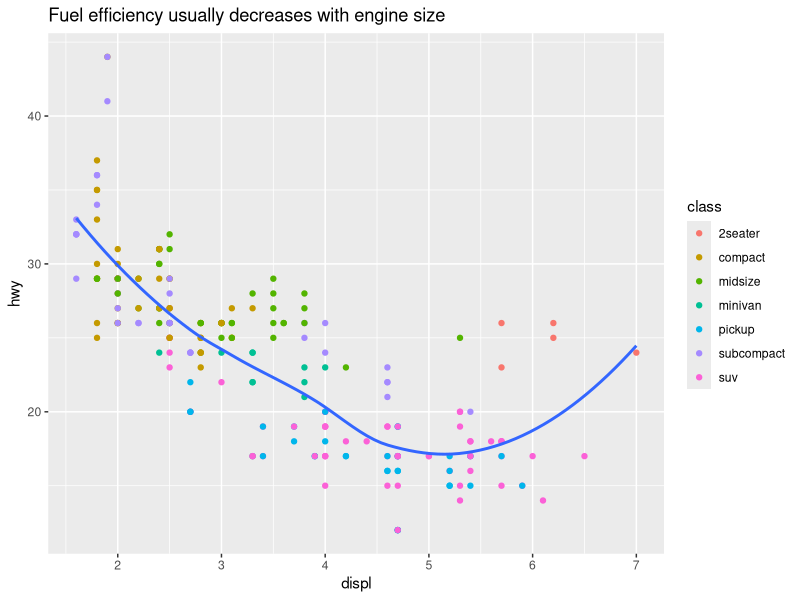
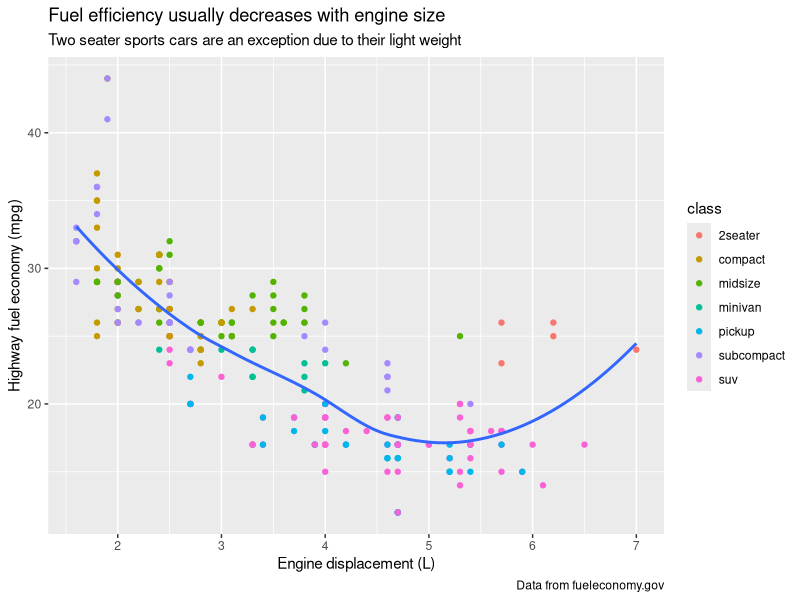
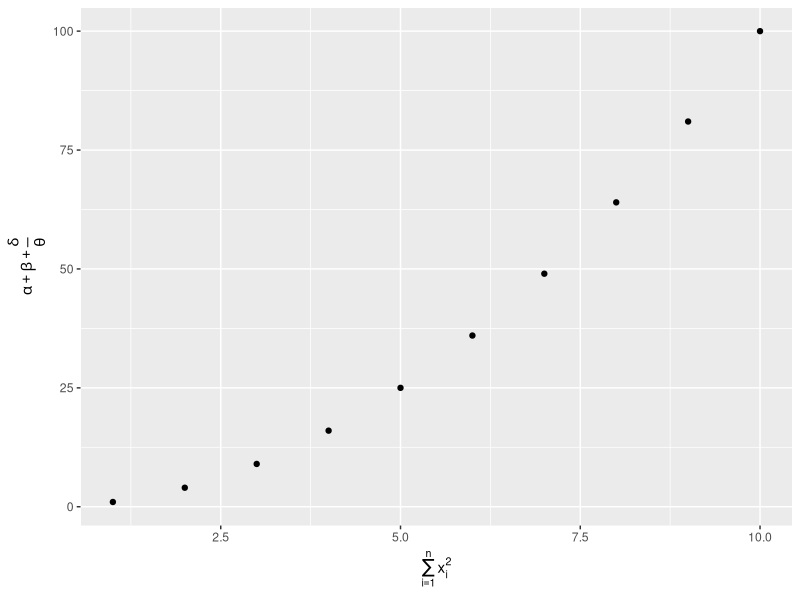
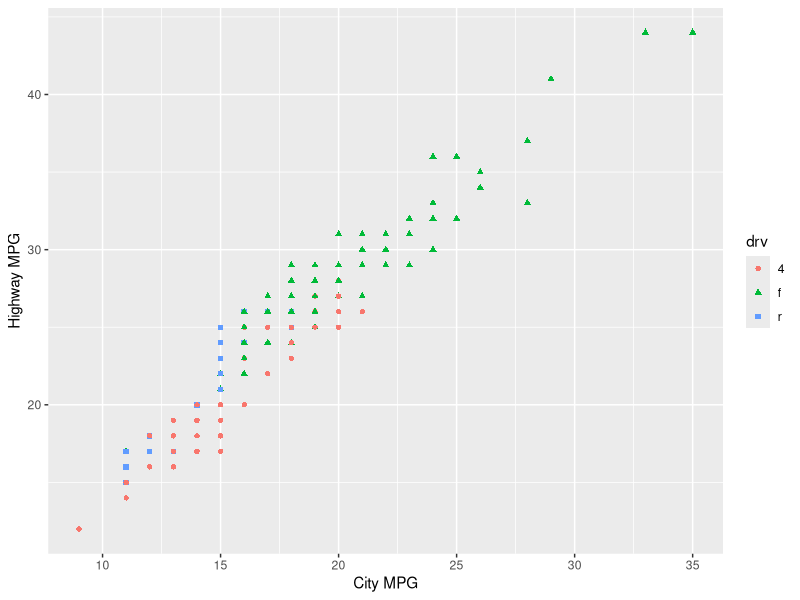
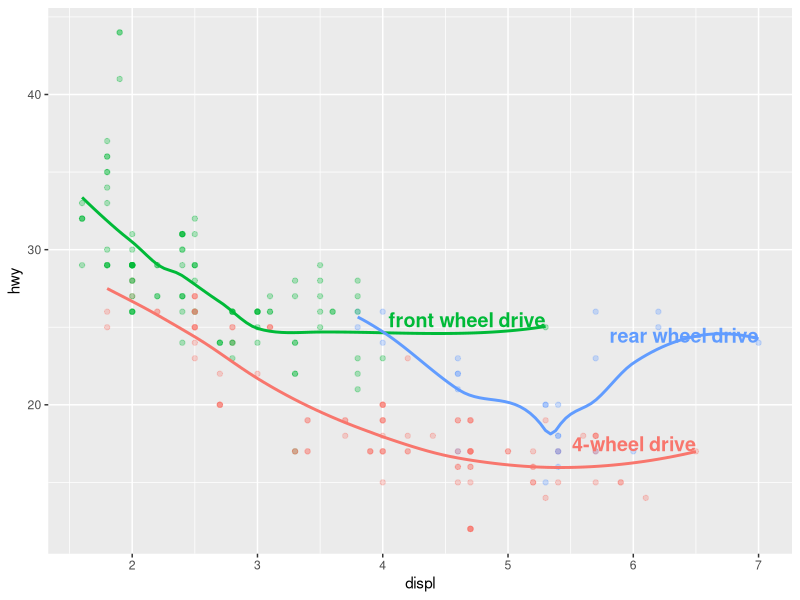
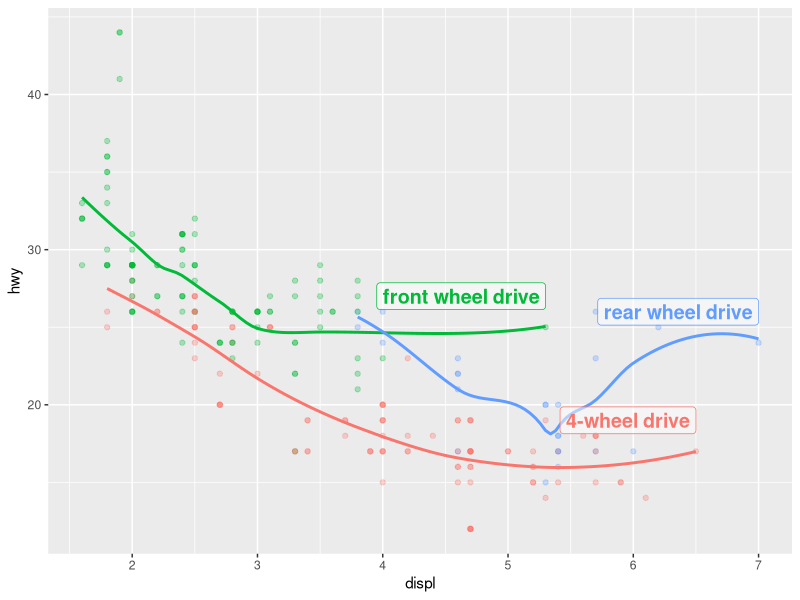
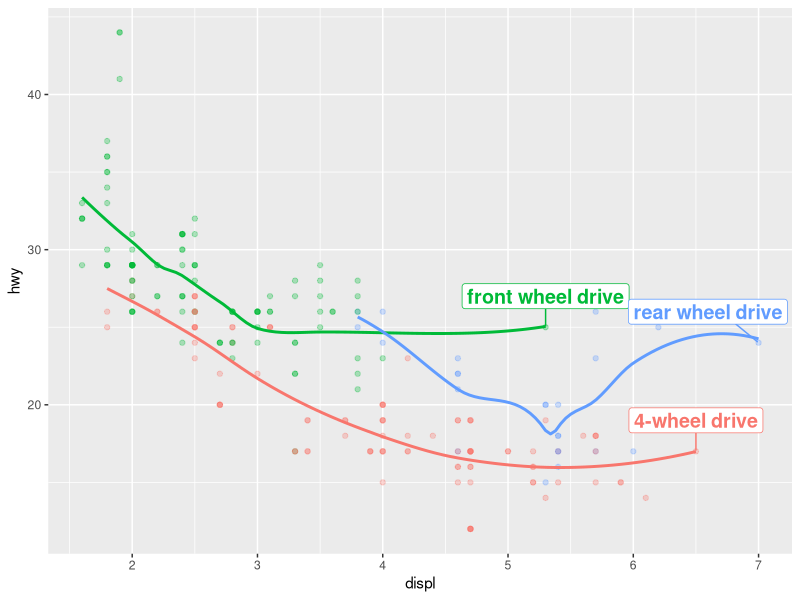
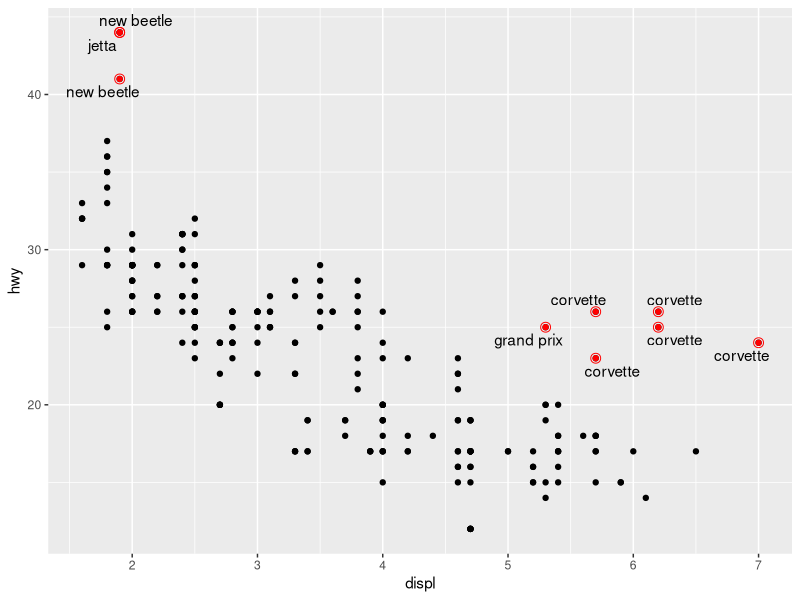

Source code (R) for these figures, in order:
## ---- chunk 1
knitr::opts_chunk$set(echo = TRUE)
library(tidyverse)
library(ggrepel)
library(patchwork)
## ---- chunk 2
ggplot(mpg,
       aes(x = displ, y = hwy)) +
  geom_point(aes(color = class)) +
  geom_smooth(se = FALSE) +
  labs(title = "Fuel efficiency usually decreases with engine size")
## ---- chunk 3
ggplot(mpg,
       aes(x = displ, y = hwy)) +
  geom_point(aes(color = class)) +
  geom_smooth(se = FALSE) +
  labs(title = "Fuel efficiency usually decreases with engine size",
       subtitle = "Two seater sports cars are an exception due to their light weight",
       caption = "Data from fueleconomy.gov",
       x = "Engine displacement (L)",
       y = "Highway fuel economy (mpg)")
## ---- chunk 4
df <- tibble(
  x = 1:10,
  y = x ^ 2
)

ggplot(df, aes(x, y)) +
  geom_point() +
  labs(
    x = quote(sum(x[i] ^ 2, i == 1, n)),
    y = quote(alpha + beta + frac(delta, theta))
  )
## ---- chunk 5
ggplot(mpg,
       aes(x = cty, y = hwy, color = drv, shape = drv)) +
  geom_point() +
  labs(
    x = "City MPG",
    y = "Highway MPG"
  )
## ---- chunk 6
label_info <- mpg|>
  group_by(drv)|>
  arrange(desc(displ))|>
  slice_head(n = 1)|>
  mutate(
    drive_type = case_when(
      drv == "f" ~ "front wheel drive",
      drv == "r" ~ "rear wheel drive",
      drv == "4" ~ "4-wheel drive"
    )
  )|>
  select(displ, hwy, drv, drive_type)

ggplot(mpg,
       aes(x = displ, y = hwy, color = drv)) +
  geom_point(alpha = 0.3) +
  geom_smooth(se = FALSE) +
  geom_text(
    data = label_info,
    aes(x = displ, y = hwy, label = drive_type),
    fontface = "bold", size = 5, hjust = "right", vjust = "bottom"
  ) +
  theme(legend.position = "none")

ggplot(mpg,
       aes(x = displ, y = hwy, color = drv)) +
  geom_point(alpha = 0.3) +
  geom_smooth(se = FALSE) +
  geom_label(
    data = label_info,
    aes(x = displ, y = hwy, label = drive_type),
    fontface = "bold", size = 5, hjust = "right", alpha = 0.5, nudge_y = 2,
  ) +
  theme(legend.position = "none")

ggplot(mpg,
       aes(x = displ, y = hwy, color = drv)) +
  geom_point(alpha = 0.3) +
  geom_smooth(se = FALSE) +
  geom_label_repel(
    data = label_info,
    aes(x = displ, y = hwy, label = drive_type),
    fontface = "bold", size = 5, nudge_y = 2,
  ) +
  theme(legend.position = "none")
## ---- chunk 7
potential_outliers <- mpg|>
  filter(hwy > 40 | (hwy > 20 & displ > 5))

ggplot(mpg, aes(x = displ, y = hwy)) +
  geom_point() +
  geom_text_repel(data = potential_outliers, aes(label = model)) +
  geom_point(data = potential_outliers, color = "red") +
  geom_point(data = potential_outliers, color = "red", size = 3, shape = "circle open")
## ---- chunk 8
label_info <- mpg|>
  summarise(
    displ = max(displ),
    hwy = max(hwy),
    label = "Increasing engine size is \nrelated to decreasing fuel economy."
  )

ggplot(mpg,
       aes(x = displ, y = hwy)) +
  geom_point() +
  geom_text(
    data = label_info,
    aes(label = label),
    vjust = "top", hjust = "right"
  )
## ---- chunk 9
ggplot(mpg,
       aes(x = displ, y = hwy)) +
  geom_point() +
  annotate(
    geom = "text", x = Inf, y = Inf,
    label = "Increasing engine size is \nrelated to descreasing fuel economy.",
    vjust = "top", hjust = "right"
  )
## ---- chunk 10
ggplot(mpg,
       aes(x = displ, y = hwy)) +
  geom_point() +
  geom_smooth() +
  annotate(
    geom = "label", x = 4, y = 38,
    label = "Increasing engine size is \nrelated to decreasing fuel economy.
    \nUpward curve is due to high displacement, \nlight sports cars.",
    hjust = "left", color = "red"
  ) +
  annotate(
    geom = "segment",
    x = 3, y = 35, xend = 5, yend = 25, color = "red",
    arrow = arrow(type = "closed")
  )
## ---- chunk 11
ggplot(mpg,
       aes(x = displ, y = hwy)) +
  geom_point() +
  scale_y_continuous(breaks = seq(15, 40, by = 5))
## ---- chunk 12
ggplot(mpg,
       aes(x = displ, y = hwy)) +
  geom_point() +
  scale_x_continuous(labels = NULL) +
  scale_y_continuous(labels = NULL)
## ---- chunk 13
ggplot(diamonds,
       aes(x = cut, y = price)) +
  geom_boxplot(alpha = 0.05) +
  scale_y_continuous(labels = scales::label_dollar())

ggplot(diamonds,
       aes(x = cut, y = price)) +
  geom_boxplot(alpha = 0.05) +
  scale_y_continuous(
    labels = scales::label_dollar(scale = 1/1000, suffix = "K"),
    breaks = seq(1000, 19000, 6000)
  )
## ---- chunk 14
ggplot(diamonds,
       aes(x = cut, fill = clarity)) +
  geom_bar(position = "fill") +
  scale_y_continuous(
    name = "Percentage",
    labels = scales::label_percent()
  )
## ---- chunk 15
presidential|>
  mutate(id = 33 + row_number())|>
  ggplot(aes(x = start, y = id)) +
  geom_point() +
  geom_segment(aes(xend = end, yend = id)) +
  scale_x_date(name = NULL, breaks = presidential$start, date_labels = "'%y")
## ---- chunk 16
base <- ggplot(mpg, aes(x = displ, y = hwy)) +
  geom_point(aes(color = class))

base + theme(legend.position = "left")
base + theme(legend.position = "top")
base + theme(legend.position = "bottom")
base + theme(legend.position = "right")
base + theme(legend.position = "none")
## ---- chunk 17
ggplot(mpg,
      aes(x = displ, y = hwy)) +
  geom_point(aes(color = class)) +
  geom_smooth(se = FALSE) +
  theme(legend.position = "bottom") +
  guides(color = guide_legend(nrow = 1, override.aes = list(size = 4)))
## ---- chunk 18
ggplot(diamonds,
       aes(x = carat, y = price)) +
  geom_hex()

ggplot(diamonds,
       aes(x = log10(carat), y = log10(price))) +
  geom_hex()

ggplot(diamonds,
       aes(x = carat, y = price)) +
  geom_hex() +
  scale_x_log10() +
  scale_y_log10()
# this is best since it retains the original scale
## ---- chunk 19
ggplot(mpg,
       aes(x = displ, y = hwy)) +
  geom_point(aes(color = drv))

ggplot(mpg,
       aes(x = displ, y = hwy)) +
  geom_point(aes(color = drv)) +
  scale_color_brewer(palette = "Set1")
## ---- chunk 20
ggplot(mpg,
       aes(x =displ, y = hwy)) +
  geom_point(aes(color = drv, shape = drv)) +
  scale_color_brewer(palette = "Set1")
## ---- chunk 21
presidential|>
  mutate(id = 33 + row_number()) |>
  ggplot(aes(x = start, y = id, color = party)) +
  geom_point() +
  geom_segment(aes(xend = end, yend = id)) +
  scale_color_manual(values = c(Republican = "red", Democratic = "blue"))
## ---- chunk 22
df <- tibble(
  x = rnorm(10000),
  y = rnorm(10000)
)

ggplot(df, aes(x, y)) +
  geom_hex() +
  coord_fixed() +
  labs(title = "Default, continuous")

ggplot(df, aes(x, y)) +
  geom_hex() +
  coord_fixed() +
  scale_fill_viridis_c() +
  labs(title = "Viridis, continuous")

ggplot(df, aes(x, y)) +
  geom_hex() +
  coord_fixed() +
  scale_fill_viridis_b() +
  labs(title = "Viridis, binned")
## ---- chunk 23
ggplot(mpg,
       aes(x = displ, y = hwy)) +
  geom_point(aes(color = class)) +
  geom_smooth() +
  coord_cartesian(xlim = c(5,7), ylim = c(10,30))

mpg|>
  filter(displ >=5, displ <= 7, hwy >= 10, hwy <= 30)|>
  ggplot(aes(x = displ, y = hwy)) +
  geom_point(aes(color = class)) +
  geom_smooth()
## ---- chunk 24
suv <- mpg|>
  filter(class == "suv")
compact <- mpg|>
  filter(class == "compact")

ggplot(suv,
       aes(x = displ, y = hwy, color = drv)) +
  geom_point()

ggplot(compact,
       aes(x = displ, y = hwy, color = drv)) +
  geom_point()

x_scale <- scale_x_continuous(limits = range(mpg$displ))
y_scale <- scale_y_continuous(limits = range(mpg$hwy))
col_scale <- scale_color_discrete(limits = unique(mpg$drv))

ggplot(suv,
       aes(x = displ, y = hwy, color = drv)) +
  geom_point() +
  x_scale +
  y_scale +
  col_scale

ggplot(compact,
       aes(x = displ, y = hwy, color = drv)) +
  geom_point() +
  x_scale +
  y_scale +
  col_scale
## ---- chunk 25
ggplot(mpg,
       aes(x = displ, y = hwy)) +
  geom_point(aes(color = class)) +
  geom_smooth(se = FALSE) +
  theme_bw()
## ---- chunk 26
ggplot(mpg,
       aes(x = displ, y = hwy, color = drv)) +
  geom_point() +
  labs(
    title = "Highway mileage decreases as engine size increases",
    caption = "Source: https://fueleconomy.gov"
  ) +
  theme(
    legend.position = c(0.6, 0.7),
    legend.direction = "horizontal",
    legend.box.background = element_rect(colour = "black"),
    plot.title = element_text(face = "bold"),
    plot.title.position = "plot",
    plot.caption.position = "plot",
    plot.caption = element_text(hjust = 0)
  )
## ---- chunk 27
p1 <- ggplot(mpg,
             aes(x = displ, y = hwy)) +
  geom_point() +
  labs(title = "Plot 1")
p2 <- ggplot(mpg,
             aes(x = drv, y = hwy)) +
  geom_boxplot() +
  labs(title = "Plot 2")
p1 + p2

p3 <- ggplot(mpg,
             aes(x = cty, y = hwy)) +
  geom_point() +
  labs(title = "Plot 3")
(p1 | p3) / p2
## ---- chunk 28
p1 <- ggplot(mpg, aes(x = drv, y = cty, color = drv)) + 
  geom_boxplot(show.legend = FALSE) + 
  labs(title = "Plot 1")

p2 <- ggplot(mpg, aes(x = drv, y = hwy, color = drv)) + 
  geom_boxplot(show.legend = FALSE) + 
  labs(title = "Plot 2")

p3 <- ggplot(mpg, aes(x = cty, color = drv, fill = drv)) + 
  geom_density(alpha = 0.5) + 
  labs(title = "Plot 3")

p4 <- ggplot(mpg, aes(x = hwy, color = drv, fill = drv)) + 
  geom_density(alpha = 0.5) + 
  labs(title = "Plot 4")

p5 <- ggplot(mpg, aes(x = cty, y = hwy, color = drv)) + 
  geom_point(show.legend = FALSE) + 
  facet_wrap(~drv) +
  labs(title = "Plot 5")

(guide_area() / (p1 + p2) / (p3 + p4) / p5) +
  plot_annotation(
    title = "City and highway mileage for cars with different drive trains",
    caption = "Source: https://fueleconomy.gov."
  ) +
  plot_layout(
    guides = "collect",
    heights = c(1, 3, 2, 4)
    ) &
  theme(legend.position = "top")
